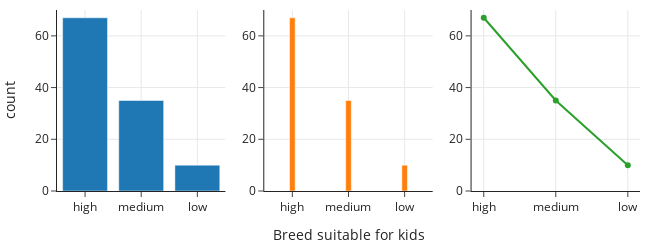

Notebook code for this chart:
### Code cell
fig = make_subplots(rows=1, cols=3)

fig.add_trace(go.Bar(x=kid_counts.index, y=kid_counts['breed']), row=1, col=1)

fig.add_trace(go.Bar(x=kid_counts.index, y=kid_counts['breed']), row=1, col=2)
fig.update_traces(width=0.1, row=1, col=2)

fig.add_trace(go.Scatter(x=kid_counts.index, y=kid_counts['breed'],
                        mode='markers+lines'), row=1, col=3)

fig.update_xaxes(title='Breed suitable for kids', row=1, col=2)
fig.update_yaxes(title='count', row=1, col=1)

fig.update_yaxes(range=[0,70])
fig.update_layout(showlegend=False,width=650, height=250)              
fig.show()

### Figure 1 — Plotly figure (JSON) as saved in the notebook; plotly's stock layout.template omitted (floating-point values rounded to 4 significant figures)
{"data": [{"type": "bar", "x": ["high", "medium", "low"], "xaxis": "x", "y": [67, 35, 10], "yaxis": "y"}, {"type": "bar", "width": 0.1, "x": ["high", "medium", "low"], "xaxis": "x2", "y": [67, 35, 10], "yaxis": "y2"}, {"mode": "markers+lines", "type": "scatter", "x": ["high", "medium", "low"], "xaxis": "x3", "y": [67, 35, 10], "yaxis": "y3"}], "layout": {"height": 250, "showlegend": false, "width": 650, "xaxis": {"anchor": "y", "autorange": true, "domain": [0, 0.2889], "range": [-0.5, 2.5], "type": "category"}, "xaxis2": {"anchor": "y2", "autorange": true, "domain": [0.3556, 0.6444], "range": [-0.5, 2.5], "title": {"text": "Breed suitable for kids"}, "type": "category"}, "xaxis3": {"anchor": "y3", "autorange": true, "domain": [0.7111, 1], "range": [-0.1689, 2.169], "type": "category"}, "yaxis": {"anchor": "x", "domain": [0, 1], "range": [0, 70], "title": {"text": "count"}, "type": "linear"}, "yaxis2": {"anchor": "x2", "domain": [0, 1], "range": [0, 70], "type": "linear"}, "yaxis3": {"anchor": "x3", "domain": [0, 1], "range": [0, 70], "type": "linear"}}}
